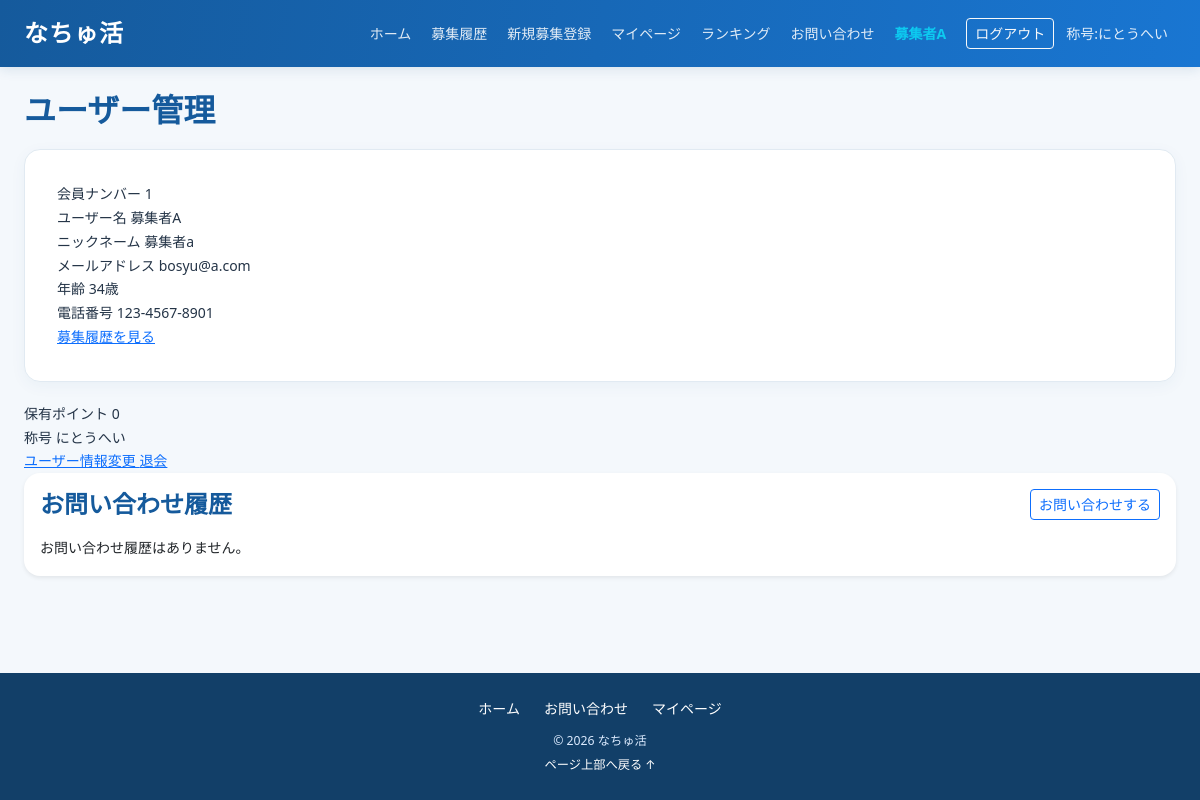
The app's page /user_detail (signed in) with its own data.
### apps/crud/models.py (models this page shows, shortened)
class User(db.Model, UserMixin):
    __tablename__ = "users"
    id = db.Column(db.Integer, primary_key=True)
    username = db.Column(db.String, nullable=False)
    nickname = db.Column(db.String, nullable=False)
    age = db.Column(db.Integer, nullable=False)
    email = db.Column(db.String, nullable=False)
    password_hash = db.Column(db.String, nullable=False)
    phone_number = db.Column(db.String(11), nullable=False)
    role = db.Column(db.Integer, nullable=False)
    is_approved = db.Column(db.Boolean,nullable=False,default=True,server_default="1")
    create_at = db.Column(db.DateTime, nullable=False, default=datetime.now)
    update_at = db.Column(db.DateTime, nullable=False, default=datetime.now, onupdate=datetime.now)
    title_id = db.Column(db.Integer,db.ForeignKey("titles.id"))  # FK
    tanks_point = db.Column(db.Integer, nullable=False, default=0)
    ranking_id = db.Column(db.Integer)
    group_name = db.Column(db.String, nullable=False)
    representative_name = db.Column(db.String, nullable=False)
    contact_email = db.Column(db.String, nullable=False)
    group_type = db.Column(db.String, nullable=False)
    title = db.relationship("Title", lazy="joined")
    @property
    def usertitle(self):
        return self.title.title_name if self.title else ""
    recruitments = db.relationship("Recruitment", back_populates="user", cascade="all, delete-orphan")
    likes = db.relationship("Like", back_populates="user", cascade="all, delete-orphan")
    search_histories = db.relationship("SearchHistory", back_populates="user", cascade="all, delete-orphan")
    participation_histories = db.relationship("ParticipationHistory", back_populates="user", cascade="all, delete-orphan")
    recruitment_histories = db.relationship("RecruitmentHistory", back_populates="user", cascade="all, delete-orphan")
    view_histories = db.relationship("ViewHistory", back_populates="user", cascade="all, delete-orphan")
    active_messages = db.relationship("ActiveMessage", back_populates="user", cascade="all, delete-orphan")
    @property
    def password(self):
        raise AttributeError("読み取り不可")

### apps/natyukatu/models.py (models this page shows)
class Title(db.Model):
    __tablename__ = "titles"
    id = db.Column(db.Integer, primary_key=True)
    title_name = db.Column(db.String, nullable=False)
    title_explanation = db.Column(db.String, nullable=False)

### apps/natyukatu/views.py (the view)
@dt.route("/user_detail")
@login_required
def userDetail():
    my_contacts = (
        ContactHistory.query.filter(
            db.or_(
                ContactHistory.user_id == current_user.id,
                db.and_(
                    ContactHistory.user_id.is_(None),
                    ContactHistory.email == current_user.email,
                ),
            )
        )
        .order_by(ContactHistory.id.desc())
        .all()
    )
    title = get_title(current_user)
    return render_template(
        "natyukatu/user_detail.html",
        my_contacts=my_contacts,
        title=title
    )

### apps/crud/models.py (called while the page is built)
@login_manager.user_loader
def load_user(user_id):
    return User.query.get(user_id)

### apps/natyukatu/views.py (called while the page is built)
def get_user_id():
    if current_user.is_authenticated:
        return getattr(current_user, 'user_id', getattr(current_user, 'id', None))
    return None

@dt.context_processor
def inject_header_title():
    if current_user.is_authenticated:
        return {"header_title": get_title(current_user)}
    return {"header_title": None}

def get_title(user_or_id):
    if not user_or_id:
        return None
    if isinstance(user_or_id, User):
        user = user_or_id
    else:
        user = User.query.get(user_or_id)
    if not user:
        return None
    points = getattr(user, "tanks_point", None)
    if points is None:
        points = getattr(user, "thanks_point", 0) or 0
    if points >= 10:
        target_title_id = 3
    elif points >= 5:
        target_title_id = 2
    else:
        target_title_id = 1
    return Title.query.get(target_title_id)

@dt.app_context_processor
def inject_unread_notifications():
    user_id = get_user_id()
    if not user_id:
        return {"has_unread_messages": False, "unread_recruitment_ids": set()}
    unread_ids = get_unread_recruitment_ids(user_id)
    return {
        "has_unread_messages": len(unread_ids) > 0,
        "unread_recruitment_ids": unread_ids,
    }

@dt.before_request
def auto_update_statuses():
    now = datetime.now()
    updated = False
    expired_recruitments = Recruitment.query.filter(
        Recruitment.application_end_at <= now,
        Recruitment.status == 1,
    ).all()
    for rec in expired_recruitments:
        rec.status = 2
        updated = True
    expired_histories = (
        ParticipationHistory.query.join(Recruitment)
        .filter(
            Recruitment.end_at <= now,
            ParticipationHistory.status_id == 4,
        )
        .all()
    )
    for hist in expired_histories:
        hist.status_id = 6
        updated = True
    if updated:
        try:
            db.session.commit()
        except SQLAlchemyError:
            db.session.rollback()

### apps/natyukatu/templates/natyukatu/user_detail.html (shortened to what this page needs)
{% extends "natyukatu/base.html" %}
{% block content %}
<section class="page-heading">
  <h1>ユーザー管理</h1>
</section>
<section class="profile-card" aria-label="ユーザー情報">
  <div class="profile-row">
    <span class="label">会員ナンバー</span>
    <span>{{ current_user.id }}</span>
  </div>
  <div class="profile-row">
    <span class="label">ユーザー名</span>
    <span>{{ current_user.username }}</span>
  </div>
  <div class="profile-row">
    <span class="label">ニックネーム</span>
    <span>{{ current_user.nickname }}</span>
  </div>
  <div class="profile-row">
    <span class="label">メールアドレス</span>
    <span>{{ current_user.email }}</span>
  </div>
  <div class="profile-row">
    <span class="label">年齢</span>
    <span>{{ current_user.age }}歳</span>
  </div>
  <div class="profile-row">
    <span class="label">電話番号</span>
    <span>{{ current_user.phone_number }}</span>
  </div>
  {% if current_user.role == 2 %}
    <div class="profile-row">
      <a href="{{ url_for('natyukatu.recruitment_history') }}">
        募集履歴を見る
      </a>
    </div>
  {% endif %}
</section>
<section class="summary" aria-label="ポイントと称号">
  <div class="summary-card">
    <span class="summary-label">保有ポイント</span>
    <span>{{ current_user.tanks_point }}</span>
  </div>
  <div class="summary-card">
    <span class="summary-label">称号</span>
    <span>
      {% if title %}
        {{ title.title_name }}
      {% else %}
        未設定
      {% endif %}
    </span>
  </div>
</section>
<div class="actions">
  <a href="{{ url_for('natyukatu.edit_profile') }}">
    ユーザー情報変更
  </a>
  <a href="{{ url_for('natyukatu.withdrawal') }}">
    退会
  </a>
</div>
<section class="card border-0 shadow-sm mb-4" aria-label="お問い合わせ履歴">
  <div class="card-body">
    <div class="d-flex justify-content-between align-items-center mb-3">
      <h2 class="h4 section-title mb-0">お問い合わせ履歴</h2>
      <a href="{{ url_for('natyukatu.contact') }}" class="btn btn-sm btn-outline-primary">
        お問い合わせする
      </a>
    </div>
    {% for item in my_contacts %}
    <div class="border rounded p-3 mb-3">
      <div class="d-flex justify-content-between align-items-center mb-2">
        <strong>#{{ item.id }} {{ item.subject }}</strong>
        <span class="badge bg-secondary">{{ item.status }}</span>
      </div>
      <p class="mb-2 small text-muted">
        送信日時: {{ item.created_at }}
      </p>
      <div class="bg-light p-2 rounded">
        {% for msg in item.messages %}
        <div class="mb-2">
          <strong>{{ '管理者' if msg.sender_role == 'admin' else item.name }}:</strong>
          <span>{{ msg.body }}</span>
          <div class="text-muted small">{{ msg.created_at }}</div>
        </div>
        {% else %}
        <div>
          <strong>{{ item.name }}:</strong>
          <span>{{ item.body }}</span>
        </div>
        {% endfor %}
      </div>
    </div>
    {% else %}
    <p class="mb-0">お問い合わせ履歴はありません。</p>
    {% endfor %}
  </div>
</section>
{% endblock %}

### apps/natyukatu/templates/natyukatu/base.html (shortened to what this page needs)
<!DOCTYPE html>
<html lang="ja">
<head>
  <link href="https://cdn.jsdelivr.net/npm/bootstrap@5.3.8/dist/css/bootstrap.min.css" rel="stylesheet">
  <link rel="stylesheet" href="{{ url_for('static', filename='css/natyukatu_base.css') }}">
</head>
<body class="d-flex flex-column min-vh-100">
<nav class="navbar navbar-expand-xl navbar-dark site-navbar sticky-top">
  <div class="container-fluid container-xxl px-3 px-lg-4">
    <a class="navbar-brand fw-bold fs-4" href="{{ url_for('natyukatu.top') }}">なちゅ活</a>
    <div class="collapse navbar-collapse" id="siteMenu">
      <ul class="navbar-nav ms-auto align-items-xl-center gap-xl-1 py-2 py-xl-0">
        <li class="nav-item"><a class="nav-link" href="{{ url_for('natyukatu.top') }}">ホーム</a></li>
        {% if current_user.is_authenticated %}
          {% if current_user.role == 3 %}
            <li class="nav-item"><a class="nav-link" href="{{ url_for('natyukatu.participation_history') }}">参加履歴
              {% if has_unread_messages %}
                <span class="badge rounded-pill text-bg-danger">新着</span>
              {% endif %}
            </a></li>
          {% elif current_user.role == 2 %}
            <li class="nav-item"><a class="nav-link" href="{{ url_for('natyukatu.recruitment_history') }}">募集履歴
            </a></li>
            {% if current_user.is_approved %}
              <li class="nav-item"><a class="nav-link" href="{{ url_for('natyukatu.recruitment_register') }}">新規募集登録</a></li>
            {% endif %}
          {% elif current_user.role == 1 %}
            <li class="nav-item"><a class="nav-link" href="{{ url_for('natyukatu.admin') }}">管理画面</a></li>
          {% endif %}
          <li class="nav-item"><a class="nav-link" href="{{ url_for('natyukatu.userDetail') }}">マイページ</a></li>
        {% else %}
          <li class="nav-item"><a class="nav-link" href="{{ url_for('auth.signup') }}">新規登録</a></li>
          <li class="nav-item"><a class="nav-link" href="{{ url_for('auth.login') }}">ログイン</a></li>
        {% endif %}
        <li class="nav-item"><a class="nav-link" href="{{ url_for('natyukatu.ranking') }}">ランキング</a></li>
        <li class="nav-item"><a class="nav-link" href="{{ url_for('natyukatu.contact') }}">お問い合わせ</a></li>
        {% if current_user.is_authenticated %}
          <li class="nav-item"><span class="nav-link text-info fw-semibold">{{ current_user.username }}</span></li>
          <li class="nav-item"><a class="btn btn-outline-light btn-sm ms-xl-2 mt-2 mt-xl-0" href="{{ url_for('auth.logout') }}">ログアウト</a></li>
        {% endif %}
        {% if current_user.is_authenticated %}
          <li class="nav-item"><a class="nav-link" href="{{ url_for('natyukatu.ranking') }}">
            称号:{{ header_title.title_name if header_title else "称号なし" }}
            </a>
          </li>
        {% endif %}
      </ul>
    </div>
  </div>
</nav>
<main class="container-fluid container-xxl flex-grow-1 py-4 px-3 px-md-4">
  {% block content %}{% endblock %}
</main>
<footer class="site-footer mt-auto py-4">
  <div class="container text-center">
    <div class="d-flex flex-wrap justify-content-center gap-3 mb-2">
      <a href="{{ url_for('natyukatu.top') }}">ホーム</a>
      <a href="{{ url_for('natyukatu.contact') }}">お問い合わせ</a>
      {% if current_user.is_authenticated %}<a href="{{ url_for('natyukatu.userDetail') }}">マイページ</a>{% endif %}
    </div>
    <small>© 2026 なちゅ活</small>
    <div><a class="small" href="#">ページ上部へ戻る ↑</a></div>
  </div>
</footer>
</body>
</html>

### apps/static/css/natyukatu_base.css (style rules this page uses)
:root { --brand:#1976d2;--brand-dark:#155a9c;--brand-soft:#eaf4ff;--ink:#243447;--muted:#64748b }
* { box-sizing:border-box }
body { background:#f4f8fc;color:var(--ink);font-size:clamp(14px,1.1vw,16px);line-height:1.7 }
a { overflow-wrap:anywhere }
.site-navbar { background:linear-gradient(100deg,#155a9c,#1976d2);box-shadow:0 2px 12px #164b7a22 }
.navbar-brand { letter-spacing:.04em }
.navbar .nav-link { color:#ffffffde }
main { width:100%;max-width:1440px }
.site-footer { background:#123f68;color:#dbeafe }
.site-footer a { color:#fff;text-decoration:none;margin:0 .25rem }
.section-title,.page-heading h1,.page-title { color:var(--brand-dark);font-weight:700 }
.page-heading,.title-row { margin-bottom:1.25rem }
.card,.form-panel,.form-card,.profile-card,.history-card,.detail-card,.confirm-card,.complete-card,.complete-panel,.content-section,.withdrawal-card { border-radius:1rem }
.card { overflow:hidden }
.form-panel,.form-card,.profile-card,.history-card,.detail-card,.confirm-card,.complete-card,.complete-panel,.content-section,.withdrawal-card { background:#fff;padding:clamp(1rem,3vw,2rem);border:1px solid #e1eaf2;box-shadow:0 .25rem 1rem #1d4f7a0c;margin-bottom:1.25rem }
.page-heading h1 { font-size:clamp(1.45rem,3vw,2rem) }
ul { padding-left:1.25rem }

### records on screen
User: username "募集者A", id "1", nickname "募集者a", email "bosyu@a.com", age "34", phone_number "123-4567-8901", tanks_point "0"
Title: title_name "にとうへい"
